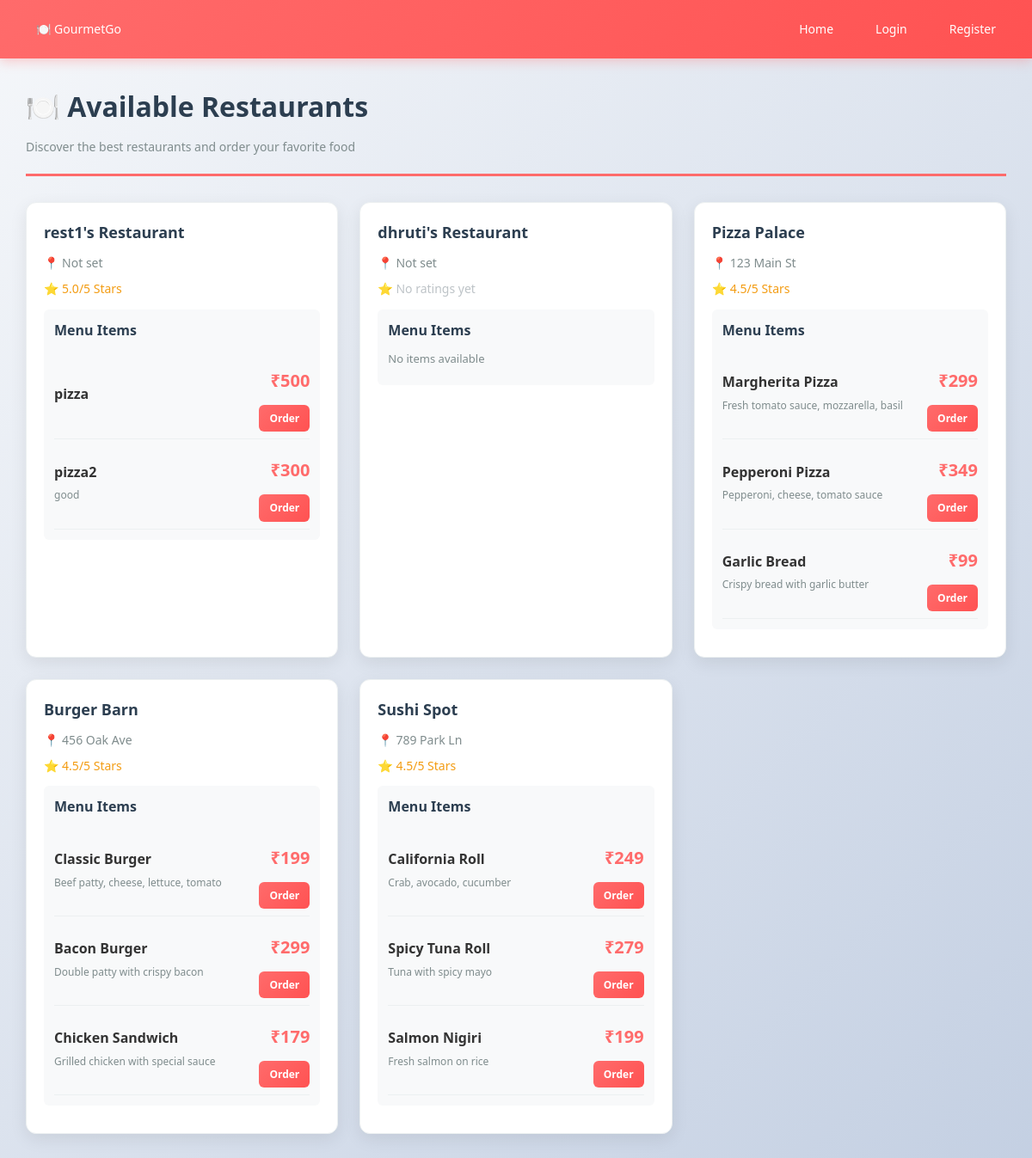
The page / on the database its author committed.
### core/models.py (models this page shows, shortened)
class Restaurant(models.Model):
    owner = models.OneToOneField(User, on_delete=models.CASCADE)
    name = models.CharField(max_length=100)
    location = models.CharField(max_length=200)
    rating = models.FloatField(default=0)

class Menu(models.Model):
    restaurant = models.ForeignKey(Restaurant, on_delete=models.CASCADE)
    item_name = models.CharField(max_length=100)
    description = models.TextField(blank=True)
    price = models.IntegerField()
    available = models.BooleanField(default=True)

### core/views.py (the view)
# urls.py: path('', views.home, name='home'),
def home(request):
    restaurants = Restaurant.objects.prefetch_related('menu_set').all()
    return render(request, 'home.html', {'restaurants': restaurants})

### templates/home.html
{% extends 'base.html' %}
{% block content %}
<div class="page-header">
    <h1>🍽️ Available Restaurants</h1>
    <p>Discover the best restaurants and order your favorite food</p>
</div>
<div class="card-grid">
    {% for r in restaurants %}
        <div class="card">
            <h3>{{ r.name }}</h3>
            <p style="color: #7f8c8d; font-size: 14px;">📍 {{ r.location }}</p>
            {% if r.rating %}
                <div class="card-rating">⭐ {{ r.rating|floatformat:1 }}/5 Stars</div>
            {% else %}
                <div class="card-rating" style="color: #bdc3c7;">⭐ No ratings yet</div>
            {% endif %}
            <div style="background: #f8f9fa; padding: 12px; border-radius: 6px; margin: 12px 0;">
                <h4 style="margin-bottom: 10px; color: #2c3e50;">Menu Items</h4>
                {% for item in r.menu_set.all %}
                    <div style="display: flex; justify-content: space-between; align-items: center; padding: 8px 0; border-bottom: 1px solid #ecf0f1;">
                        <div>
                            <strong>{{ item.item_name }}</strong>
                            {% if item.description %}
                                <p style="font-size: 12px; color: #7f8c8d; margin: 4px 0;">{{ item.description }}</p>
                            {% endif %}
                        </div>
                        <div style="text-align: right;">
                            <div class="card-price">₹{{ item.price }}</div>
                            <a href="{% url 'place_order' item.id %}" class="btn btn-small">Order</a>
                        </div>
                    </div>
                {% empty %}
                    <p style="color: #7f8c8d; font-size: 13px;">No items available</p>
                {% endfor %}
            </div>
        </div>
    {% empty %}
        <div class="empty-state">
            <p>😢 No restaurants available at the moment</p>
        </div>
    {% endfor %}
</div>
{% endblock %}

### templates/base.html (shortened to what this page needs)
<!DOCTYPE html>
<html lang="en">
<head>
    {% load static %}
    <link rel="stylesheet" href="{% static 'core/css/style.css' %}">
</head>
<body>
<nav class="nav">
    <a href="/" class="nav-brand">🍽️ GourmetGo</a>
    <div class="nav-links">
        <a href="/">Home</a>
        {% if user.is_authenticated %}
            <a href="{% url 'dashboard' %}">Dashboard</a>
            {% if user.profile.role == 'customer' %}
                <a href="{% url 'my_orders' %}" style="position: relative;">
                    Orders
                    {% with pending_orders=user.order_set.all|dictsort:"status"|length %}
                        {% if pending_orders %}
                        <span style="position: absolute; top: -8px; right: -8px; background: #dc3545; color: white; border-radius: 50%; width: 20px; height: 20px; display: flex; align-items: center; justify-content: center; font-size: 12px; font-weight: bold;">{{ pending_orders }}</span>
                        {% endif %}
                    {% endwith %}
                </a>
            {% endif %}
            <a href="{% url 'logout' %}">Logout ({{ user.username }})</a>
        {% else %}
            <a href="{% url 'login' %}">Login</a>
            <a href="{% url 'register' %}">Register</a>
        {% endif %}
    </div>
</nav>
<div class="container">
    {% block content %}{% endblock %}
</div>
</body>
</html>

### static/core/css/style.css (style rules this page uses)
* { margin: 0; padding: 0; box-sizing: border-box; }
body { font-family: 'Segoe UI', Tahoma, Geneva, Verdana, sans-serif; background: linear-gradient(135deg, #f5f7fa 0%, #c3cfe2 100%); color: #333; line-height: 1.6; min-height: 100vh; }
html { scroll-behavior: smooth; }
.nav { background: linear-gradient(135deg, #ff6b6b 0%, #ff5252 100%); color: white; padding: 15px 30px; display: flex; justify-content: space-between; align-items: center; box-shadow: 0 4px 12px rgba(255, 107, 107, 0.3); position: sticky; top: 0; z-index: 100; }
.nav-brand { font-size: 24px; font-weight: bold; text-decoration: none; color: white; }
.nav-links { display: flex; gap: 25px; }
.nav a { color: white; text-decoration: none; font-size: 14px; font-weight: 500; transition: all 0.3s ease; padding: 8px 12px; border-radius: 4px; position: relative; }
.container { padding: 30px; max-width: 1200px; margin: 0 auto; }
.page-header { margin-bottom: 30px; padding-bottom: 20px; border-bottom: 3px solid #ff6b6b; }
.page-header h1 { font-size: 32px; color: #2c3e50; margin-bottom: 10px; }
.page-header p { color: #7f8c8d; font-size: 14px; }
.card-grid { display: grid; grid-template-columns: repeat(auto-fill, minmax(280px, 1fr)); gap: 25px; margin-bottom: 40px; }
.card { background: white; padding: 20px; border-radius: 12px; box-shadow: 0 6px 20px rgba(0, 0, 0, 0.08); transition: all 0.3s cubic-bezier(0.4, 0, 0.2, 1); border: 1px solid #ecf0f1; }
.card h3 { color: #2c3e50; font-size: 18px; margin-bottom: 10px; font-weight: 600; }
.card p { color: #7f8c8d; font-size: 14px; margin-bottom: 8px; }
.card-price { font-size: 20px; color: #ff6b6b; font-weight: bold; margin: 12px 0; }
.card-rating { color: #f39c12; font-size: 14px; margin-bottom: 12px; }
.btn { display: inline-block; background: linear-gradient(135deg, #ff6b6b 0%, #ff5252 100%); color: white; padding: 10px 20px; border-radius: 6px; text-decoration: none; font-weight: 600; font-size: 14px; transition: all 0.3s ease; border: none; cursor: pointer; }
.btn-small { padding: 6px 12px; font-size: 12px; }

### rows shown on the page
Restaurant: name "rest1's Restaurant", location "Not set", rating "5.0"
Menu: item_name "pizza", price "500"
Menu: item_name "pizza2", description "good", price "300"
Restaurant: name "dhruti's Restaurant", location "Not set", rating "⭐ No ratings yet"
Restaurant: name "Pizza Palace", location "123 Main St", rating "4.5"
Menu: item_name "Margherita Pizza", description "Fresh tomato sauce, mozzarella, basil", price "299"
Menu: item_name "Pepperoni Pizza", description "Pepperoni, cheese, tomato sauce", price "349"
Menu: item_name "Garlic Bread", description "Crispy bread with garlic butter", price "99"
Restaurant: name "Burger Barn", location "456 Oak Ave", rating "4.5"
Menu: item_name "Classic Burger", description "Beef patty, cheese, lettuce, tomato", price "199"
Menu: item_name "Bacon Burger", description "Double patty with crispy bacon", price "299"
Menu: item_name "Chicken Sandwich", description "Grilled chicken with special sauce", price "179"
Restaurant: name "Sushi Spot", location "789 Park Ln", rating "4.5"
Menu: item_name "California Roll", description "Crab, avocado, cucumber", price "249"
Menu: item_name "Spicy Tuna Roll", description "Tuna with spicy mayo", price "279"
Menu: item_name "Salmon Nigiri", description "Fresh salmon on rice", price "199"
